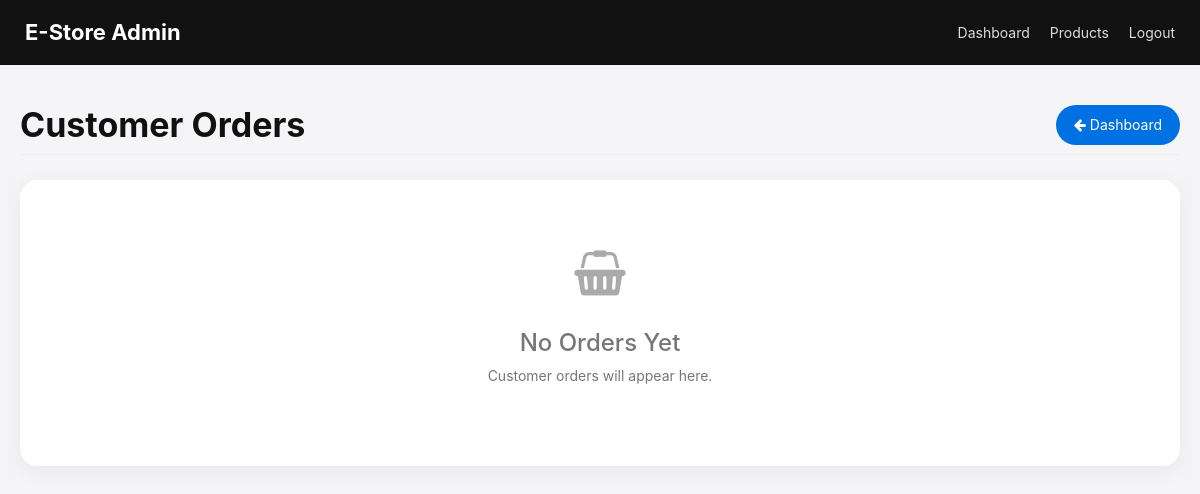
/admin/orders.php (signed in), run on an earlier commit of the app's database.
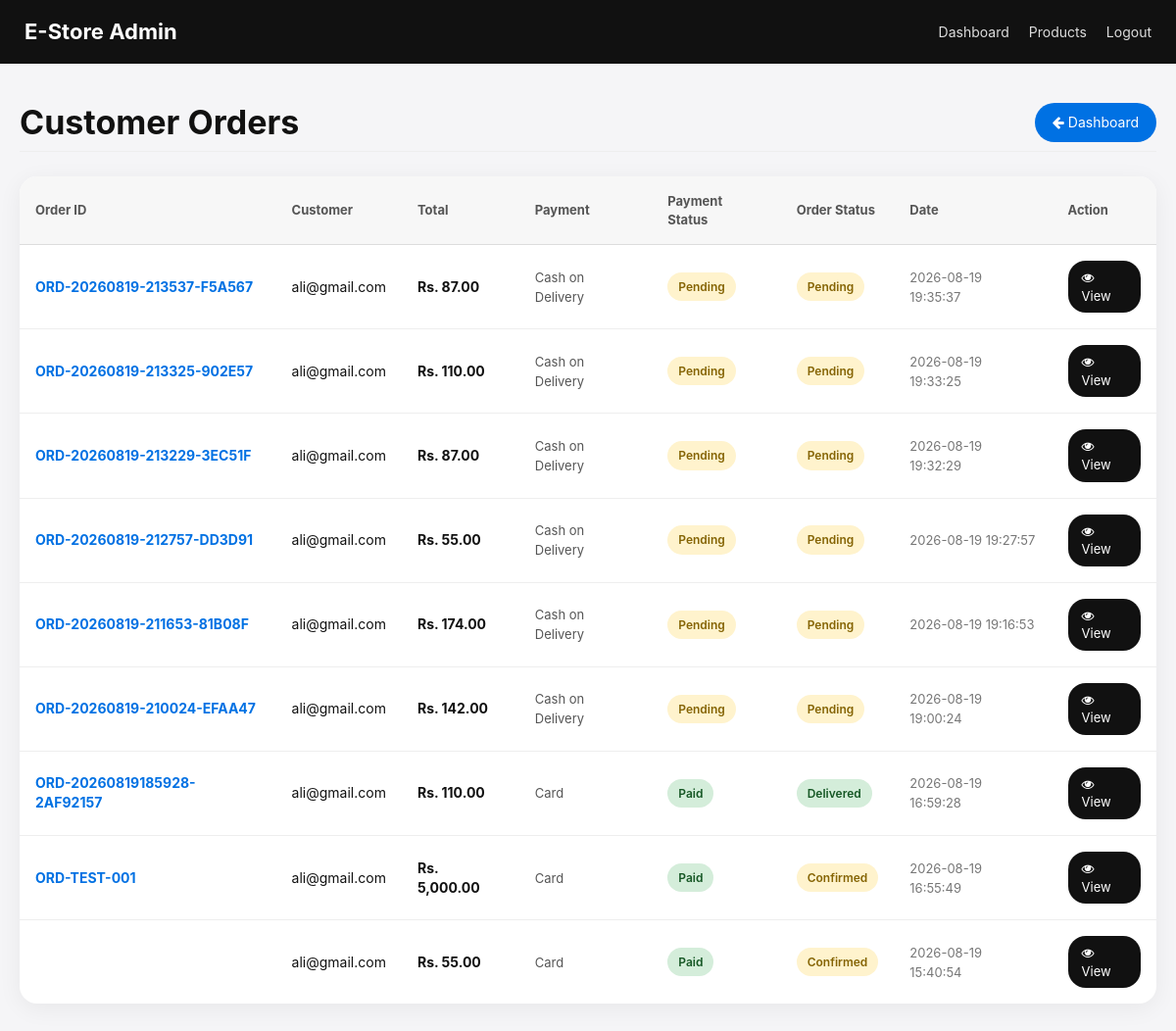
And on a later commit of the database.
### tables this page shows
CREATE TABLE `orders` (
  `id` int(11) NOT NULL,
  `order_id` varchar(50) NOT NULL,
  `user_id` int(11) NOT NULL,
  `full_name` varchar(100) DEFAULT NULL,
  `email` varchar(150) DEFAULT NULL,
  `phone` varchar(30) DEFAULT NULL,
  `address` text DEFAULT NULL,
  `city` varchar(100) DEFAULT NULL,
  `postal_code` varchar(20) DEFAULT NULL,
  `total_amount` decimal(10,2) NOT NULL DEFAULT 0.00,
  `payment_status` varchar(30) NOT NULL DEFAULT 'Pending',
  `order_status` varchar(30) NOT NULL DEFAULT 'Pending',
  `payment_method` varchar(50) DEFAULT NULL,
  `card_last4` varchar(4) DEFAULT NULL,
  `created_at` timestamp NOT NULL DEFAULT current_timestamp()
);

CREATE TABLE `users` (
  `id` int(11) NOT NULL,
  `name` varchar(100) NOT NULL,
  `email` varchar(100) NOT NULL,
  `password` varchar(255) NOT NULL,
  `contact` varchar(20) NOT NULL,
  `city` varchar(100) NOT NULL,
  `address` varchar(255) NOT NULL,
  `verification_code` varchar(6) DEFAULT NULL,
  `verification_expires` datetime DEFAULT NULL,
  `is_verified` tinyint(1) NOT NULL DEFAULT 0
);

### admin/orders.php (the view, shortened to what this page needs)
<?php
require_once "../includes/common.php";
$query = "
    SELECT
        orders.id,
        orders.order_id,
        orders.user_id,
        orders.total_amount,
        orders.payment_status,
        orders.order_status,
        orders.payment_method,
        orders.created_at,
        users.email
    FROM orders
    LEFT JOIN users
        ON orders.user_id = users.id
    ORDER BY orders.id DESC
";
$result = mysqli_query($con, $query);
?>
<!DOCTYPE html>
<html lang="en">
<head>
    <link rel="stylesheet"
          href="../bootstrap/css/bootstrap.min.css">
    <link rel="stylesheet"
          href="../css/font-awesome/css/font-awesome.min.css">
</head>
<body>
<div class="navbar-admin">
    <a href="dashboard.php" class="logo">
        E-Store Admin
    </a>
    <div class="nav-links">
        <a href="dashboard.php">
            Dashboard
        </a>
        <a href="products.php">
            Products
        </a>
        <a href="logout.php">
            Logout
        </a>
    </div>
</div>
<div class="container-main">
    <div class="page-header">
        <h1>
            Customer Orders
        </h1>
        <a href="dashboard.php" class="back-btn">
            <i class="fa fa-arrow-left"></i>
            Dashboard
        </a>
    </div>
    <div class="orders-box">
        <div class="table-wrapper">
            <?php if (mysqli_num_rows($result) > 0): ?>
                <table>
                    <thead>
                        <tr>
                            <th>
                                Order ID
                            </th>
                            <th>
                                Customer
                            </th>
                            <th>
                                Total
                            </th>
                            <th>
                                Payment
                            </th>
                            <th>
                                Payment Status
                            </th>
                            <th>
                                Order Status
                            </th>
                            <th>
                                Date
                            </th>
                            <th>
                                Action
                            </th>
                        </tr>
                    </thead>
                    <tbody>
                    <?php while ($order = mysqli_fetch_assoc($result)): ?>
                        <?php
                        $status = strtolower(
                            trim($order['order_status'] ?? '')
                        );
                        $status_class = 'pending';
                        if (
                            $status === 'completed' ||
                            $status === 'delivered'
                        ) {
                            $status_class = 'completed';
                        } elseif (
                            $status === 'cancelled' ||
                            $status === 'canceled'
                        ) {
                            $status_class = 'cancelled';
                        }
                        $payment_status = strtolower(
                            trim($order['payment_status'] ?? '')
                        );
                        ?>
                        <tr>
                            <td>
                                <div class="order-code">
                                    <?php
                                    echo htmlspecialchars(
                                        $order['order_id'] ?? ''
                                    );
                                    ?>
                                </div>
                            </td>
                            <td>
                                <?php
                                if (!empty($order['email'])) {
                                    echo htmlspecialchars(
                                        $order['email']
                                    );
                                } else {
                                    echo "User #" .
                                         (int)$order['user_id'];
                                }
                                ?>
                            </td>
                            <td>
                                <span class="amount">
                                    Rs.
                                    <?php
                                    echo number_format(
                                        (float)$order['total_amount'],
                                        2
                                    );
                                    ?>
                                </span>
                            </td>
                            <td>
                                <span class="payment">
                                    <?php
                                    echo htmlspecialchars(
                                        $order['payment_method']
                                        ?: 'Not specified'
                                    );
                                    ?>
                                </span>
                            </td>
                            <td>
                                <span class="badge-status
                                    <?php
                                    echo (
                                        $payment_status === 'paid'
                                    )
                                        ? 'completed'
                                        : 'pending';
                                    ?>
                                ">
                                    <?php
                                    echo htmlspecialchars(
                                        $order['payment_status']
                                        ?? 'Pending'
                                    );
                                    ?>
                                </span>
                            </td>
                            <td>
                                <span class="badge-status
                                    <?php
                                    echo $status_class;
                                    ?>
                                ">
                                    <?php
                                    echo htmlspecialchars(
                                        $order['order_status']
                                        ?? 'Pending'
                                    );
                                    ?>
                                </span>
                            </td>
                            <td>
                                <span class="date">
                                    <?php
                                    echo htmlspecialchars(
                                        $order['created_at'] ?? ''
                                    );
                                    ?>
                                </span>
                            </td>
                            <td>
                                <a
                                    href="order-details.php?id=<?php echo (int)$order['id']; ?>"
                                    class="view-btn"
                                >
                                    <i class="fa fa-eye"></i>
                                    View
                                </a>
                            </td>
                        </tr>
                    <?php endwhile; ?>
                    </tbody>
                </table>
            <?php else: ?>
                <div class="empty">
                    <i class="fa fa-shopping-basket"></i>
                    <h3>
                        No Orders Yet
                    </h3>
                    <p>
                        Customer orders will appear here.
                    </p>
                </div>
            <?php endif; ?>
        </div>
    </div>
</div>
</body>
</html>

### admin/orders.php (style rules this page uses)
* { box-sizing: border-box; }
body { margin: 0; background: #f5f5f7; color: #111; font-family: -apple-system, BlinkMacSystemFont, "Segoe UI", Arial, sans-serif; }
.navbar-admin { height: 65px; background: #111; padding: 0 25px; display: flex; align-items: center; justify-content: space-between; }
.logo { color: white; font-size: 22px; font-weight: 700; text-decoration: none; }
.nav-links { display: flex; gap: 20px; }
.nav-links a { color: #ddd; text-decoration: none; }
.container-main { max-width: 1250px; margin: 40px auto; padding: 0 20px; }
.page-header { display: flex; align-items: center; justify-content: space-between; margin-bottom: 25px; }
.page-header h1 { margin: 0; font-size: 34px; font-weight: 700; }
.back-btn { background: #0071e3; color: white; padding: 10px 18px; border-radius: 20px; text-decoration: none; }
.orders-box { background: white; border-radius: 18px; box-shadow: 0 5px 25px rgba(0,0,0,.06); overflow: hidden; }
.table-wrapper { width: 100%; overflow-x: auto; }
table { width: 100%; border-collapse: collapse; min-width: 900px; }
th { background: #f7f7f7; padding: 16px; text-align: left; font-size: 13px; color: #555; border-bottom: 1px solid #ddd; }
td { padding: 16px; border-bottom: 1px solid #eee; vertical-align: middle; }
tr:last-child td { border-bottom: none; }
.order-code { font-weight: 700; color: #0071e3; }
.amount { font-weight: 700; }
.badge-status { display: inline-block; padding: 6px 11px; border-radius: 20px; font-size: 12px; font-weight: 600; }
.pending { background: #fff3cd; color: #856404; }
.completed { background: #d4edda; color: #155724; }
.payment { color: #555; font-size: 13px; }
.date { color: #777; font-size: 13px; }
.view-btn { display: inline-block; background: #111; color: white; padding: 8px 14px; border-radius: 18px; text-decoration: none; font-size: 13px; }
.empty { padding: 70px 20px; text-align: center; color: #777; }
.empty i { font-size: 45px; margin-bottom: 15px; color: #aaa; }

What changed in the data, as far as the page shows it:
added orders: order "ORD-20260819-213537-F5A567", user.email "ali@gmail.com", total_amount "87.00", payment_method "Cash on Delivery", payment_status "Pending", order_status "Pending", created_at "2026-08-19 19:35:37"
added orders: order "ORD-20260819-213325-902E57", user.email "ali@gmail.com", total_amount "110.00", payment_method "Cash on Delivery", payment_status "Pending", order_status "Pending", created_at "2026-08-19 19:33:25"
added orders: order "ORD-20260819-213229-3EC51F", user.email "ali@gmail.com", total_amount "87.00", payment_method "Cash on Delivery", payment_status "Pending", order_status "Pending", created_at "2026-08-19 19:32:29"
added orders: order "ORD-20260819-212757-DD3D91", user.email "ali@gmail.com", total_amount "55.00", payment_method "Cash on Delivery", payment_status "Pending", order_status "Pending", created_at "2026-08-19 19:27:57"
added orders: order "ORD-20260819-211653-81B08F", user.email "ali@gmail.com", total_amount "174.00", payment_method "Cash on Delivery", payment_status "Pending", order_status "Pending", created_at "2026-08-19 19:16:53"
added orders: order "ORD-20260819-210024-EFAA47", user.email "ali@gmail.com", total_amount "142.00", payment_method "Cash on Delivery", payment_status "Pending", order_status "Pending", created_at "2026-08-19 19:00:24"
added orders: order "ORD-20260819185928-2AF92157", user.email "ali@gmail.com", total_amount "110.00", payment_method "Card", payment_status "Paid", order_status "Delivered", created_at "2026-08-19 16:59:28"
added orders: order "ORD-TEST-001", user.email "ali@gmail.com", total_amount "5,000.00", payment_method "Card", payment_status "Paid", order_status "Confirmed", created_at "2026-08-19 16:55:49"
added orders: user.email "ali@gmail.com", total_amount "55.00", payment_method "Card", payment_status "Paid", order_status "Confirmed", created_at "2026-08-19 15:40:54"
Also different on the page:
text no longer shown: "No Orders Yet Customer orders will appear here."
text now shown: "Order ID Customer Total Payment Payment Status Order Status Date Action"
